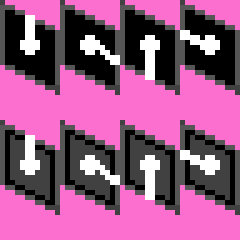
#> input picture GAMES/PPOT CubePipes/images/Block_Left_01.png, 48 x 48 px (shown 5 times larger)
$ python convert_sprites_PROGMEM.py
#> lines starting #> are read from the running program, lines starting #| are printed output that depends on the picture
from PIL import Image
import os
from pathlib import Path


def get_shade_PROGMEM(rgba, shades, shade):
    if rgba[0] == 252 and rgba[1] == 111 and rgba[2] == 207 and rgba[3] == 255:
        return 0

    w = (254 + shades) // shades
    b = (shade + 1) * w
    return 1 if rgba[0] >= b else 0

def get_mask_PROGMEM(rgba):

    if rgba[0] == 252 and rgba[1] == 111 and rgba[2] == 207 and rgba[3] == 255:
        return 0
    return 1 if rgba[3] >= 128 else 0


# [7 lines of commented-out code are left out]

def convert_PROGMEM(fname, shades, sw = None, sh = None, num = None, maskImage = False):

#> called with fname = '../images/Block_Left_01.png', shades = 4, sw = 12, sh = 24, maskImage = False
    if not (shades >= 2 and shades <= 4):
        print('shades argument must be 2, 3, or 4')
        return None

    im = Image.open(fname).convert('RGBA')
#> im is the input picture: PIL image 48x48 RGBA; mean R, G, B, A 152.7, 88.1, 132.1, 255
    pixels = list(im.getdata())
#> pixels = 2304 items, first 6: (65, 65, 65, 255), (252, 111, 207, 255), (252, 111, 207, 255), (252, 111, 207, 255), (252, 111, 207, 255), (252, 111, 207, 255)

    masked = maskImage
    q = 0
    for i in pixels:
        q = q + 1
        # [4 lines of commented-out code are left out]
        if i[0] == 252 and i[1] == 111 and i[2] == 207 and i[3] == 255:
            masked = True
            break
        if i[3] < 255:
            # print('masked!!! ')
            # print(q)
            masked = True
            # exit()
            break
#> this loop made 2 passes
#> (i, q, masked) on pass 2: ((252, 111, 207, 255), 2, True)
#> (i, q) on pass 1: ((65, 65, 65, 255), 1)
#> after the loop, q = 2

    print('{}, shades {}, masked {}'.format(fname, shades, masked))
#| ../images/Block_Left_01.png, shades 4, masked True

    w = im.width
#> w = 48
    h = im.height
#> h = 48
    if sw is None: sw = w
    if sh is None: sh = h
    nw = w // sw
#> nw = 4
    nh = h // sh
#> nh = 2
    if num is None: num = nw * nh
#> num = 8
    sp = (sh + 7) // 8

    if nw * nh <= 0:
        print('%s: Invalid sprite dimensions' % fname)
        return None

    bytes = bytearray([sw, sh])

    for n in range(num):
        bx = (n % nw) * sw
        by = (n // nw) * sh
        for shade in range(shades - 1):
            for p in range(sp):
                for ix in range(sw):
                    x = bx + ix
                    byte = 0
                    mask = 0
                    for iy in range(8):
                        y = p * 8 + iy
                        if y >= sh: break
                        y += by
                        i = y * w + x
                        rgba = pixels[i]
                        byte |= (get_shade_PROGMEM(rgba, shades, shade) << iy)
                        mask |= (get_mask_PROGMEM(rgba) << iy)
                    bytes += bytearray([byte])
                    if masked:
                        bytes += bytearray([mask])

    return bytes

def convert_header_PROGMEM(fname, fout, sym, shades, sw = None, sh = None, num = None, maskImage = False):
    bytes = convert_PROGMEM(fname, shades, sw, sh, num, maskImage)
    if bytes is None: return
    with open(fout, 'a') as f:
        # f.write('#pragma once\n\n#include <stdint.h>\n#include <avr/pgmspace.h>\n\n')
        f.write('constexpr uint8_t %s[] PROGMEM =\n{\n' % sym)
        for n in range(len(bytes)):
            if n % 16 == 0:
                f.write('    ')
            f.write('%3d,' % bytes[n])
            f.write(' ' if n % 16 != 15 else '\n')
        if len(bytes) % 16 != 0:
            f.write('\n')
        f.write('};\n')

def openFile(fout, namespace):
    with open(fout, 'a') as f:
        f.write('#pragma once\n\n#include <stdint.h>\n#include <avr/pgmspace.h>\n\n')
        f.write('namespace %s {\n' % namespace)

def closeFile(fout):
    with open(fout, 'a') as f:
        f.write('};')


def deleteFile(filename):
    if os.path.isfile(filename):
        os.remove(filename)


BASE = './images/'
IMAGES = '../images/'

deleteFile(BASE + 'Images.h')
openFile(BASE + 'Images.h', 'Images')

convert_header_PROGMEM(IMAGES + 'Block_Left_01.png',                                        BASE + 'Images.h', 'Block_Left_01', 4, 12, 24)
convert_header_PROGMEM(IMAGES + 'Block_Left_02.png',                                        BASE + 'Images.h', 'Block_Left_02', 4, 12, 24)
#> call 2 of convert_PROGMEM, with fname = '../images/Block_Left_02.png', shades = 4, sw = 12, sh = 24, maskImage = False
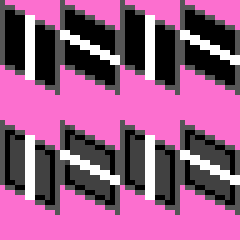
#> input picture GAMES/PPOT CubePipes/images/Block_Left_02.png, 48 x 48 px (shown 5 times larger)
#> in convert_PROGMEM, im is the input picture: PIL image 48x48 RGBA; mean R, G, B, A 156.4, 91.8, 135.8, 255
#> the loop in convert_PROGMEM (call 2), `for i in pixels:` made 2 passes
#> i on passes 1 to 2: (86, 86, 86, 255), (252, 111, 207, 255)
#| ../images/Block_Left_02.png, shades 4, masked True
convert_header_PROGMEM(IMAGES + 'Block_Left_03.png',                                        BASE + 'Images.h', 'Block_Left_03', 4, 12, 24)
#> call 3 of convert_PROGMEM, with fname = '../images/Block_Left_03.png', shades = 4, sw = 12, sh = 24, maskImage = False
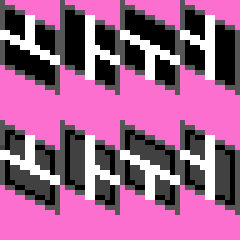
#> input picture GAMES/PPOT CubePipes/images/Block_Left_03.png, 48 x 48 px (shown 5 times larger)
#> in convert_PROGMEM, im is the input picture: PIL image 48x48 RGBA; mean R, G, B, A 164.3, 99.7, 143.7, 255
#> the loop in convert_PROGMEM (call 3), `for i in pixels:` made 2 passes
#| ../images/Block_Left_03.png, shades 4, masked True
convert_header_PROGMEM(IMAGES + 'Block_Left_04.png',                                        BASE + 'Images.h', 'Block_Left_04', 4, 12, 24)
#> call 4 of convert_PROGMEM, with fname = '../images/Block_Left_04.png', shades = 4, sw = 12, sh = 24, maskImage = False
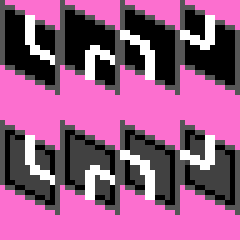
#> input picture GAMES/PPOT CubePipes/images/Block_Left_04.png, 48 x 48 px (shown 5 times larger)
#> in convert_PROGMEM, im is the input picture: PIL image 48x48 RGBA; mean R, G, B, A 154.9, 90.2, 134.2, 255
#> the loop in convert_PROGMEM (call 4), `for i in pixels:` made 2 passes
#| ../images/Block_Left_04.png, shades 4, masked True

convert_header_PROGMEM(IMAGES + 'Block_Right_01.png',                                       BASE + 'Images.h', 'Block_Right_01', 4, 12, 24)
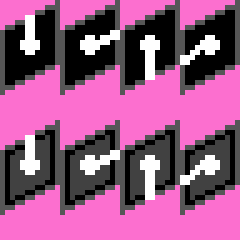
#> input picture GAMES/PPOT CubePipes/images/Block_Right_01.png, 48 x 48 px (shown 5 times larger)
#> in convert_PROGMEM, im is the input picture: PIL image 48x48 RGBA; mean R, G, B, A 153.1, 88.4, 132.4, 255
#> the loop in convert_PROGMEM (call 5), `for i in pixels:` made 1 pass
#| ../images/Block_Right_01.png, shades 4, masked True
convert_header_PROGMEM(IMAGES + 'Block_Right_02.png',                                       BASE + 'Images.h', 'Block_Right_02', 4, 12, 24)
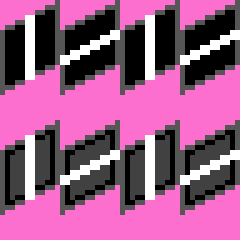
#> input picture GAMES/PPOT CubePipes/images/Block_Right_02.png, 48 x 48 px (shown 5 times larger)
#> in convert_PROGMEM, im is the input picture: PIL image 48x48 RGBA; mean R, G, B, A 156.4, 91.8, 135.8, 255
#> the loop in convert_PROGMEM (call 6), `for i in pixels:` made 1 pass
#| ../images/Block_Right_02.png, shades 4, masked True
#> (the run stopped early here; a loop or call above may not have finished)
